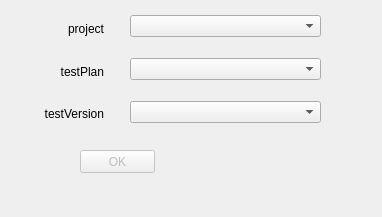
<?xml version="1.0" encoding="UTF-8"?>
<ui version="4.0">
 <class>BatExeConfig</class>
 <widget class="QDialog" name="BatExeConfig">
  <property name="geometry">
   <rect>
    <x>0</x>
    <y>0</y>
    <width>382</width>
    <height>217</height>
   </rect>
  </property>
  <property name="windowTitle">
   <string>Dialog</string>
  </property>
  <widget class="QPushButton" name="okButn">
   <property name="enabled">
    <bool>false</bool>
   </property>
   <property name="geometry">
    <rect>
     <x>80</x>
     <y>150</y>
     <width>75</width>
     <height>23</height>
    </rect>
   </property>
   <property name="text">
    <string>OK</string>
   </property>
  </widget>
  <widget class="QWidget" name="">
   <property name="geometry">
    <rect>
     <x>33</x>
     <y>11</y>
     <width>71</width>
     <height>121</height>
    </rect>
   </property>
   <layout class="QVBoxLayout" name="verticalLayout">
    <item>
     <widget class="QLabel" name="label">
      <property name="text">
       <string>project</string>
      </property>
      <property name="alignment">
       <set>Qt::AlignRight|Qt::AlignTrailing|Qt::AlignVCenter</set>
      </property>
     </widget>
    </item>
    <item>
     <widget class="QLabel" name="label_2">
      <property name="text">
       <string>testPlan</string>
      </property>
      <property name="alignment">
       <set>Qt::AlignRight|Qt::AlignTrailing|Qt::AlignVCenter</set>
      </property>
     </widget>
    </item>
    <item>
     <widget class="QLabel" name="label_3">
      <property name="text">
       <string>testVersion</string>
      </property>
      <property name="alignment">
       <set>Qt::AlignRight|Qt::AlignTrailing|Qt::AlignVCenter</set>
      </property>
     </widget>
    </item>
   </layout>
  </widget>
  <widget class="QWidget" name="">
   <property name="geometry">
    <rect>
     <x>130</x>
     <y>0</y>
     <width>191</width>
     <height>141</height>
    </rect>
   </property>
   <layout class="QVBoxLayout" name="verticalLayout_2">
    <item>
     <widget class="QComboBox" name="pro_comboBox">
      <property name="enabled">
       <bool>true</bool>
      </property>
     </widget>
    </item>
    <item>
     <widget class="QComboBox" name="plan_comboBox"/>
    </item>
    <item>
     <widget class="QComboBox" name="version_comboBox"/>
    </item>
   </layout>
  </widget>
 </widget>
 <resources/>
 <connections/>
</ui>
